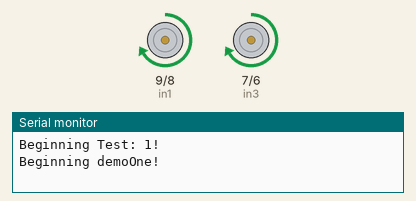
A sketch run on a simulated Arduino Uno, built with avr-gcc and run on an emulated ATmega328P. On the bench: motor-driver pin pairs drawn as motors (green arrow = first pin HIGH = forward, orange = second pin HIGH = backward, longer = more drive, scaled by the enable pin), the last lines printed to the serial monitor.

Above: at 1.0 s.
At 15.7 s:
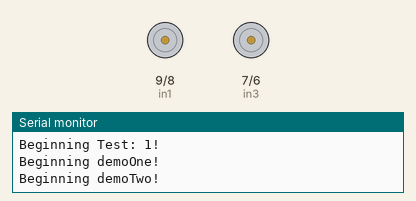
At 19.2 s:
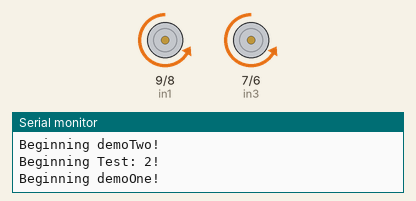
Timing chart, 0 to 21.1 s (numbered marks = the images above):
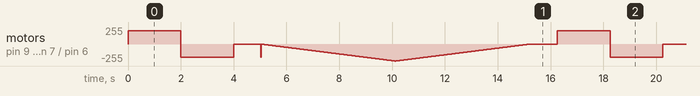

The sketch:

L298N_test_with_pwm.ino
```cpp
// connect motor controller pins to Arduino digital pins
// motor one
int enA = 10;
int in1 = 9;
int in2 = 8;
// motor two
int enB = 5;
int in3 = 7;
int in4 = 6;

// to keep track of the loops
int i =1;
void setup()
{
  Serial.begin(9600);

  // set all the motor control pins to outputs
  pinMode(enA, OUTPUT);
  pinMode(enB, OUTPUT);
  pinMode(in1, OUTPUT);
  pinMode(in2, OUTPUT);
  pinMode(in3, OUTPUT);
  pinMode(in4, OUTPUT);
}

void demoOne()
{
  Serial.println("Beginning demoOne!");

  // this function will run the motors in both directions at a fixed speed
  // turn on motor A
  digitalWrite(in1, HIGH);
  digitalWrite(in2, LOW);
  // set speed to 200 out of possible range 0~255
  analogWrite(enA, 200);
  // turn on motor B
  digitalWrite(in3, HIGH);
  digitalWrite(in4, LOW);
  // set speed to 200 out of possible range 0~255
  analogWrite(enB, 200);
  delay(2000);
  // now change motor directions
  digitalWrite(in1, LOW);
  digitalWrite(in2, HIGH);
  digitalWrite(in3, LOW);
  digitalWrite(in4, HIGH);
  delay(2000);
  // now turn off motors
  digitalWrite(in1, LOW);
  digitalWrite(in2, LOW);
  digitalWrite(in3, LOW);
  digitalWrite(in4, LOW);
}

void demoTwo()
{
  Serial.println("Beginning demoTwo!");

  // this function will run the motors across the range of possible speeds
  // note that maximum speed is determined by the motor itself and the operating voltage
  // the PWM values sent by analogWrite() are fractions of the maximum speed possible
  // by your hardware
  // turn on motors
  digitalWrite(in1, LOW);
  digitalWrite(in2, HIGH);
  digitalWrite(in3, LOW);
  digitalWrite(in4, HIGH);
  // accelerate from zero to maximum speed
  for (int i = 0; i < 256; i++)
  {
    analogWrite(enA, i);
    analogWrite(enB, i);
    delay(20);
  }
  // decelerate from maximum speed to zero
  for (int i = 255; i >= 0; --i)
  {
    analogWrite(enA, i);
    analogWrite(enB, i);
    delay(20);
  }
  // now turn off motors
  digitalWrite(in1, LOW);
  digitalWrite(in2, LOW);
  digitalWrite(in3, LOW);
  digitalWrite(in4, LOW);
}
void loop()
{
  Serial.print("Beginning Test: ");
  Serial.print(i);
  Serial.println("!");

  demoOne();
  delay(1000);
  demoTwo();
  delay(1000);
  i++;
}
```
